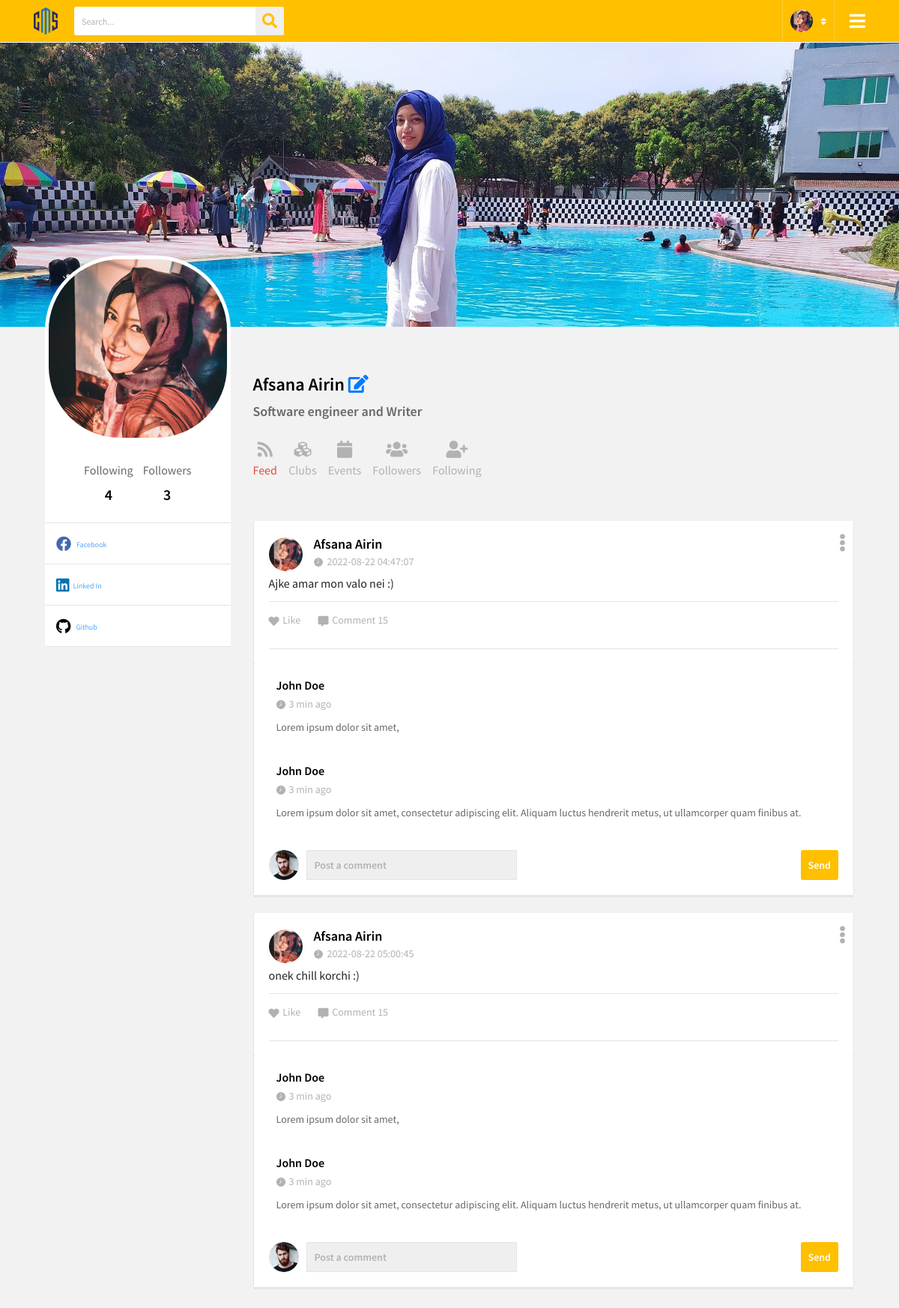
/uiucms_integration/profile.php (signed in), run on the app's committed database.
### tables this page shows
CREATE TABLE `post` (
  `post_id` int(11) NOT NULL,
  `user` varchar(10) NOT NULL,
  `post_text` varchar(10000) NOT NULL,
  `post_picture` varchar(50) NOT NULL,
  `privacy` varchar(10) NOT NULL,
  `time` timestamp NOT NULL DEFAULT current_timestamp() ON UPDATE current_timestamp(),
  `total_reaction` int(10) NOT NULL
);

CREATE TABLE `users` (
  `id` varchar(10) NOT NULL,
  `role` varchar(255) NOT NULL,
  `name` varchar(50) NOT NULL,
  `email` varchar(100) NOT NULL,
  `pass` varchar(200) NOT NULL,
  `dept` varchar(8) NOT NULL,
  `profile_pic` varchar(200) NOT NULL,
  `cover_pic` varchar(200) NOT NULL,
  `bio` varchar(10000) NOT NULL,
  `fb` varchar(1000) NOT NULL,
  `linked_in` varchar(1000) NOT NULL,
  `git` varchar(1000) NOT NULL,
  `personal_web` varchar(1000) NOT NULL
);

### uiucms_integration/profile.php (the view, shortened to what this page needs)
<?php
    $user = $_SESSION['user'];
    $con = mysqli_connect("localhost", "root", "", "uiucms");
    $sql = "SELECT * FROM users WHERE id = '$user'";
    $result = $con->query($sql);
    $pro_pic = "";
    $d_name = "";
    $b_io = "";
	$c_p = "";
	$f_b = "";
	$li_in = "";
	$gi_t = "";
    while($rows = mysqli_fetch_array($result)){
        extract($rows);
        $pro_pic.= $profile_pic;
		$c_p.= $cover_pic;
        $d_name.= $name;
        $b_io.= $bio;
		$f_b.=$fb;
		$li_in.=$linked_in;
		$gi_t.=$git;
    }
	$fol_in = 0;
	$fol_er = 0;
	$sql2 = "SELECT COUNT(follower) as total_followers FROM `followship` WHERE person =  '$user'";
	$sql3 = "SELECT COUNT(person) as total_following FROM `followship` WHERE follower =  '$user'";
	$result2 = $con->query($sql2);
	$result3 = $con->query($sql3);
	while($rows = mysqli_fetch_array($result2)){
        extract($rows);
		$fol_er = $total_followers;
    }
	while($rows = mysqli_fetch_array($result3)){
        extract($rows);
		$fol_in = $total_following;
    }
?>
<!DOCTYPE html>
<html>
<head>
	<link rel="stylesheet" type="text/css" href="./css/animate.css">
	<link rel="stylesheet" type="text/css" href="./css/bootstrap.min.css">
	<link rel="stylesheet" type="text/css" href="./css/line-awesome.css">
	<link rel="stylesheet" type="text/css" href="./css/line-awesome-font-awesome.min.css">
	<link href="./css/all.min.css" rel="stylesheet" type="text/css">
	<link href="https://cdnjs.cloudflare.com/ajax/libs/font-awesome/5.13.0/css/all.min.css" rel="stylesheet">
	<link rel="stylesheet" type="text/css" href="./css/jquery.mCustomScrollbar.min.css">
	<link rel="stylesheet" type="text/css" href="./css/slick.css">
	<link rel="stylesheet" type="text/css" href="./css/slick-theme.css">
	<link rel="stylesheet" type="text/css" href="./css/style.css">
	<link rel="stylesheet" type="text/css" href="./css/responsive.css">
</head>
<body data-new-gr-c-s-check-loaded="14.1074.0" data-gr-ext-installed="">
	<div class="wrapper">
	<header>
            <div class="container">
                <div class="header-data">
                    <div class="logo">
                        <a href="#" title=""><img
                                src="./images/cms_logo.png" alt="" width= 32></a>
                    </div>
                    <div class="search-bar">
                        <form>
                            <input type="text" name="search" placeholder="Search...">
                            <button type="submit"><i class="fa fa-search" aria-hidden="true"></i></button>
                        </form>
                    </div>
                    <div class="menu-btn">
                        <a href="#" title=""><i
                                class="fa fa-bars"></i></a>
                    </div>
                    <div class="user-account">
                        <div class="user-info">
                            <img src="./images/pro_pic/<?php echo $pro_pic?>" alt="" width = 30 height = 30>
                            <i class="fa fa-sort" aria-hidden="true"></i>
                        </div>
                    </div>
                </div>
            </div>
        </header>
		<section class="cover-sec">
			<img src="./images/cover_pic/<?php echo $c_p ?>" alt="">
		</section>
		<main>
			<div class="main-section">
				<div class="container">
					<div class="main-section-data">
						<div class="row">
							<div class="col-lg-3">
								<div class="main-left-sidebar">
									<div class="user_profile">
										<div class="user-pro-img">
											<img src="./images/pro_pic/<?php echo $pro_pic ?>" alt="" stylle="border-radius: 50%;">
										</div>
										<div class="user_pro_status">
											<ul class="flw-status">
												<li>
													<span>Following</span>
													<b><?php echo $fol_in ?></b>
												</li>
												<li>
													<span>Followers</span>
													<b><?php echo $fol_er ?></b>
												</li>
											</ul>
										</div>
										<ul class="social_links">
											<?php
												if($f_b != null){
													?>
													<li><a href="<?php echo $f_b ?>"
													title="" class="pb-1"><i class="fab fa-facebook" style="color: 	#4267B2;"></i> Facebook</a></li>
													<?php
												}
											?>
											<?php
												if($li_in != null){
													?>
													<li><a href="<?php echo $li_in ?>"
													title="" class="pb-1"><i class="fab fa-linkedin" style="color: #0072b1;"></i>Linked In</a></li>
													<?php
												}
											?>
											<?php
												if($gi_t != null){
													?>
													<li><a href="<?php echo $gi_t ?>"
													title="" class="pb-1"><i class="fab fa-github" style="color: black;"></i> Github</a></li>
													<?php
												}
											?>
										</ul>
									</div>
								</div>
							</div>
							<div class="col-lg-9 col-md-8 no-pd">
								<div class="main-ws-sec">
									<div class="user-tab-sec rewivew">
										<h3><?php echo $d_name ?> <a href="settings.php"><i class="fas fa-edit"></i></a></h3>
										<div class="star-descp">
											<span><?php echo $b_io ?></span>
										</div>
										<div class="tab-feed st2 settingjb">
											<ul>
												<li data-tab="feed-dd" class="active">
													<a href="#"
														title="" style="color:#b2b2b2;">
														<i class="fa fa-rss mb-2" aria-hidden="true" style="font-size:23px;"></i>
														<span>Feed</span>
													</a>
												</li>
												<li data-tab="info-dd">
													<a href="#"
														title="" style="color:#b2b2b2;">
														<i class="fa fa-cubes mb-2" aria-hidden="true" style="font-size:23px;"></i>
														<span>Clubs</span>
													</a>
												</li>
												<li data-tab="saved-jobs">
													<a href="#"
														title="" style="color:#b2b2b2;">
														<i class="fa fa-calendar mb-2" aria-hidden="true" style="font-size:23px;"></i>
														<span>Events</span>
													</a>
												</li>
												<li data-tab="my-bids">
													<a href="#"
														title="" style="color:#b2b2b2;">
														<i class="fa fa-users mb-2" aria-hidden="true" style="font-size:23px;"></i>
														<span>Followers</span>
													</a>
												</li>
												<li data-tab="portfolio-dd">
													<a href="#"
														title="" style="color:#b2b2b2;">
														<i class="fa fa-user-plus mb-2" aria-hidden="true" style="font-size:23px;"></i>
														<span>Following</span>
													</a>
												</li>
											</ul>
										</div>
									</div>
									<div class="product-feed-tab current" id="feed-dd">
										<?php
											$sql_own_post = "SELECT * from post WHERE user = '$user'";
											$result_own_post = $con->query($sql_own_post);
											while($rows = mysqli_fetch_array($result_own_post)){
												extract($rows);
												?>
												<div class="posts-section mb-4">
												<div class="posty">
													<div class="post-bar no-margin">
														<div class="post_topbar">
															<div class="usy-dt">
																<img src="./images/pro_pic/<?php echo $pro_pic ?>" alt="" width = 45>
																<div class="usy-name">
																	<h3><?php echo $name ?></h3>
																	<span><img src="./homepage_files/clock.png" alt=""><?php echo $time ?></span>
																</div>
															</div>
															<div class="ed-opts">
																<a href="#"
																	title="" class="ed-opts-open"><i class="fa fa-ellipsis-v" aria-hidden="true"></i></a>
															</div>
														</div>
														<div class="job_descp mt-2 mb-3">
															<p?><?php echo $post_text ?></p>
														</div>
														<div class="job-status-bar">
															<ul class="like-com">
																<li>
																	<a class="com" href="#"><i
																			class="fas fa-heart"></i> Like</a>
																</li>
																<li><a href="#"
																		class="com"><i class="fas fa-comment-alt"></i> Comment
																		15</a></li>
															</ul>
														</div>
													</div>
													<div class="comment-section">
														<div class="comment-sec">
															<ul>
																<li>
																	<div class="comment-list">
																		<div class="comment">
																			<h3>John Doe</h3>
																			<span><img src="./homepage_files/clock.png" alt="">
																				3 min ago</span>
																			<p>Lorem ipsum dolor sit amet, </p>
																		</div>
																	</div>
																</li>
																<li>
																	<div class="comment-list">
																		<div class="comment">
																			<h3>John Doe</h3>
																			<span><img src="./homepage_files/clock.png" alt="">
																				3 min ago</span>
																			<p>Lorem ipsum dolor sit amet, consectetur
																				adipiscing elit. Aliquam luctus hendrerit metus,
																				ut ullamcorper quam finibus at.</p>
																		</div>
																	</div>
																</li>
															</ul>
														</div>
														<div class="post-comment">
															<div class="cm_img">
																<img src="./homepage_files/bg-img4.png" alt="">
															</div>
															<div class="comment_box">
																<form>
																	<input type="text" placeholder="Post a comment">
																	<button type="submit">Send</button>
																</form>
															</div>
														</div>
													</div>
												</div>
												</div>
												<?php
											}
										?>
									</div>
								</div>
							</div>
						</div>
					</div>
				</div>
			</div>
		</main>
	</div>
</body>
</html>

### uiucms_integration/css/responsive.css (style rules this page uses)
@media (max-width: 1200px) { .menu-btn { display: block; } }
@media (max-width: 1200px) { .comment_box input { width: 281px; } }
@media (max-width: 1200px) { .flw-status li { margin-right: 10px; } }
@media (max-width: 1200px) { .flw-status li span { font-size: 16px; } }
@media (max-width: 1200px) { .social_links li a { font-size: 10px; } }
@media (max-width: 1200px) { .tab-feed ul li { margin-bottom: 30px; } }
@media (max-width: 1200px) { .tab-feed { margin-bottom: 30px; } }
@media (max-width: 1200px) { .settingjb ul li { margin-right: 12px!important; } }

### data on the page
post: user.name "Afsana Airin", time "2022-08-22 04:47:07", post_text "Ajke amar mon valo nei :)"
post: user.name "Afsana Airin", time "2022-08-22 05:00:45", post_text "onek chill korchi :)"

### other printed values
$fol_in "4"
$fol_er "3"
$d_name "Afsana Airin"
$b_io "Software engineer and Writer"
